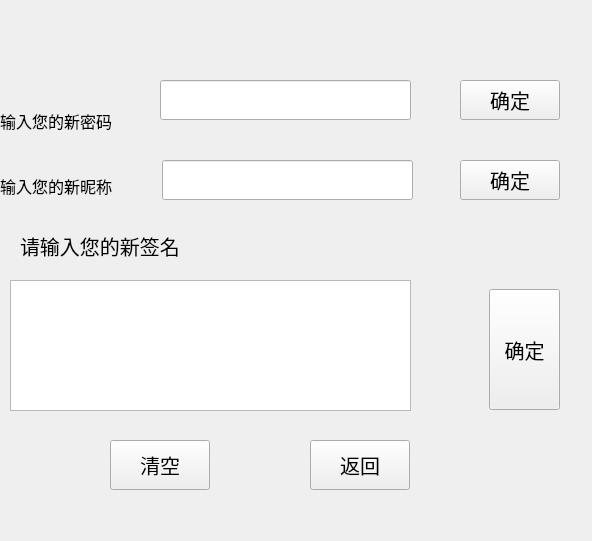
<?xml version="1.0" encoding="UTF-8"?>
<ui version="4.0">
 <class>setSignal</class>
 <widget class="QWidget" name="setSignal">
  <property name="geometry">
   <rect>
    <x>0</x>
    <y>0</y>
    <width>592</width>
    <height>541</height>
   </rect>
  </property>
  <property name="windowTitle">
   <string>Form</string>
  </property>
  <widget class="QTextEdit" name="textEdit">
   <property name="geometry">
    <rect>
     <x>10</x>
     <y>280</y>
     <width>401</width>
     <height>131</height>
    </rect>
   </property>
   <property name="font">
    <font>
     <pointsize>15</pointsize>
    </font>
   </property>
  </widget>
  <widget class="QPushButton" name="pbtOk">
   <property name="geometry">
    <rect>
     <x>489</x>
     <y>289</y>
     <width>71</width>
     <height>121</height>
    </rect>
   </property>
   <property name="font">
    <font>
     <pointsize>15</pointsize>
    </font>
   </property>
   <property name="text">
    <string>确定</string>
   </property>
  </widget>
  <widget class="QPushButton" name="pbtReturn">
   <property name="geometry">
    <rect>
     <x>310</x>
     <y>440</y>
     <width>100</width>
     <height>50</height>
    </rect>
   </property>
   <property name="font">
    <font>
     <pointsize>15</pointsize>
    </font>
   </property>
   <property name="text">
    <string>返回</string>
   </property>
  </widget>
  <widget class="QPushButton" name="pbtClear">
   <property name="geometry">
    <rect>
     <x>110</x>
     <y>440</y>
     <width>100</width>
     <height>50</height>
    </rect>
   </property>
   <property name="font">
    <font>
     <pointsize>15</pointsize>
    </font>
   </property>
   <property name="text">
    <string>清空</string>
   </property>
  </widget>
  <widget class="QLineEdit" name="lineNickName">
   <property name="geometry">
    <rect>
     <x>162</x>
     <y>160</y>
     <width>251</width>
     <height>40</height>
    </rect>
   </property>
   <property name="font">
    <font>
     <pointsize>15</pointsize>
    </font>
   </property>
  </widget>
  <widget class="QLabel" name="label">
   <property name="geometry">
    <rect>
     <x>20</x>
     <y>220</y>
     <width>431</width>
     <height>51</height>
    </rect>
   </property>
   <property name="font">
    <font>
     <pointsize>15</pointsize>
    </font>
   </property>
   <property name="text">
    <string>请输入您的新签名</string>
   </property>
  </widget>
  <widget class="QLabel" name="labelNickName">
   <property name="geometry">
    <rect>
     <x>0</x>
     <y>160</y>
     <width>151</width>
     <height>51</height>
    </rect>
   </property>
   <property name="font">
    <font>
     <pointsize>12</pointsize>
    </font>
   </property>
   <property name="text">
    <string>输入您的新昵称</string>
   </property>
  </widget>
  <widget class="QLabel" name="labelPassword">
   <property name="geometry">
    <rect>
     <x>0</x>
     <y>100</y>
     <width>141</width>
     <height>41</height>
    </rect>
   </property>
   <property name="font">
    <font>
     <pointsize>12</pointsize>
    </font>
   </property>
   <property name="text">
    <string>输入您的新密码</string>
   </property>
  </widget>
  <widget class="QLineEdit" name="lineEditPassword">
   <property name="geometry">
    <rect>
     <x>160</x>
     <y>80</y>
     <width>251</width>
     <height>40</height>
    </rect>
   </property>
   <property name="font">
    <font>
     <pointsize>15</pointsize>
    </font>
   </property>
  </widget>
  <widget class="QPushButton" name="pbtOk_2">
   <property name="geometry">
    <rect>
     <x>460</x>
     <y>160</y>
     <width>100</width>
     <height>40</height>
    </rect>
   </property>
   <property name="font">
    <font>
     <pointsize>15</pointsize>
    </font>
   </property>
   <property name="text">
    <string>确定</string>
   </property>
  </widget>
  <widget class="QPushButton" name="pbtOk_3">
   <property name="geometry">
    <rect>
     <x>460</x>
     <y>80</y>
     <width>100</width>
     <height>40</height>
    </rect>
   </property>
   <property name="font">
    <font>
     <pointsize>15</pointsize>
    </font>
   </property>
   <property name="text">
    <string>确定</string>
   </property>
  </widget>
 </widget>
 <resources/>
 <connections/>
</ui>
